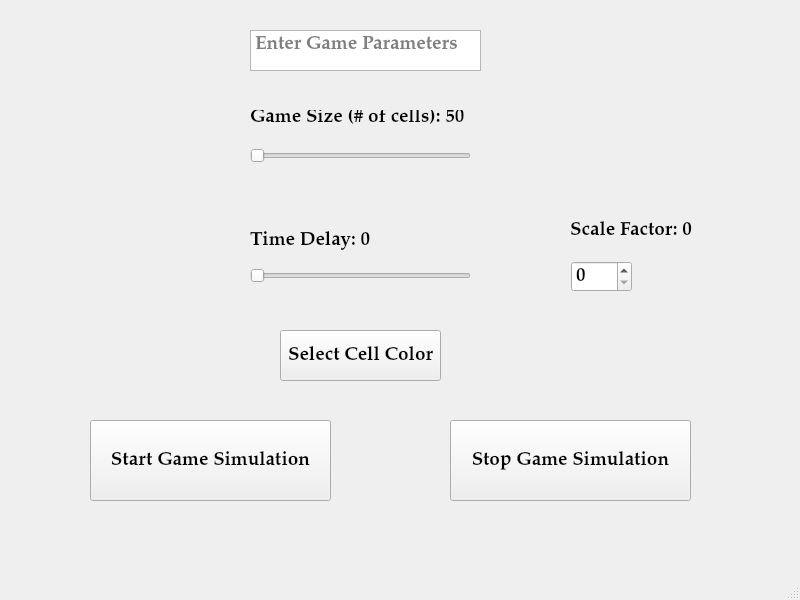
<?xml version="1.0" encoding="UTF-8"?>
<ui version="4.0">
 <class>MainWindow</class>
 <widget class="QMainWindow" name="MainWindow">
  <property name="geometry">
   <rect>
    <x>0</x>
    <y>0</y>
    <width>800</width>
    <height>600</height>
   </rect>
  </property>
  <property name="font">
   <font>
    <family>Palatino Linotype</family>
    <pointsize>14</pointsize>
    <weight>75</weight>
    <bold>true</bold>
   </font>
  </property>
  <property name="windowTitle">
   <string>MainWindow</string>
  </property>
  <property name="accessibleName">
   <string/>
  </property>
  <widget class="QWidget" name="centralwidget">
   <widget class="QPushButton" name="StartPushButton">
    <property name="geometry">
     <rect>
      <x>90</x>
      <y>420</y>
      <width>241</width>
      <height>81</height>
     </rect>
    </property>
    <property name="text">
     <string>Start Game Simulation</string>
    </property>
   </widget>
   <widget class="QSlider" name="GameSizeHorizontalSlider">
    <property name="geometry">
     <rect>
      <x>250</x>
      <y>140</y>
      <width>221</width>
      <height>31</height>
     </rect>
    </property>
    <property name="toolTip">
     <string>&lt;html&gt;&lt;head/&gt;&lt;body&gt;&lt;p&gt;&lt;br/&gt;&lt;/p&gt;&lt;/body&gt;&lt;/html&gt;</string>
    </property>
    <property name="minimum">
     <number>40</number>
    </property>
    <property name="maximum">
     <number>40</number>
    </property>
    <property name="singleStep">
     <number>1</number>
    </property>
    <property name="sliderPosition">
     <number>40</number>
    </property>
    <property name="orientation">
     <enum>Qt::Horizontal</enum>
    </property>
    <property name="invertedControls">
     <bool>false</bool>
    </property>
   </widget>
   <widget class="QLabel" name="sliderLabel">
    <property name="geometry">
     <rect>
      <x>250</x>
      <y>110</y>
      <width>251</width>
      <height>16</height>
     </rect>
    </property>
    <property name="text">
     <string>Game Size (# of cells): 50</string>
    </property>
   </widget>
   <widget class="QTextEdit" name="GuideTextEdit">
    <property name="geometry">
     <rect>
      <x>250</x>
      <y>30</y>
      <width>231</width>
      <height>41</height>
     </rect>
    </property>
    <property name="placeholderText">
     <string>Enter Game Parameters</string>
    </property>
   </widget>
   <widget class="QLabel" name="spinBoxLabel">
    <property name="geometry">
     <rect>
      <x>570</x>
      <y>220</y>
      <width>151</width>
      <height>21</height>
     </rect>
    </property>
    <property name="text">
     <string>Scale Factor: 0</string>
    </property>
   </widget>
   <widget class="QPushButton" name="colorPushButton">
    <property name="geometry">
     <rect>
      <x>280</x>
      <y>330</y>
      <width>161</width>
      <height>51</height>
     </rect>
    </property>
    <property name="text">
     <string>Select Cell Color</string>
    </property>
   </widget>
   <widget class="QSlider" name="timeDelaySlider">
    <property name="geometry">
     <rect>
      <x>250</x>
      <y>260</y>
      <width>221</width>
      <height>31</height>
     </rect>
    </property>
    <property name="toolTip">
     <string>&lt;html&gt;&lt;head/&gt;&lt;body&gt;&lt;p&gt;&lt;br/&gt;&lt;/p&gt;&lt;/body&gt;&lt;/html&gt;</string>
    </property>
    <property name="minimum">
     <number>40</number>
    </property>
    <property name="maximum">
     <number>40</number>
    </property>
    <property name="singleStep">
     <number>1</number>
    </property>
    <property name="sliderPosition">
     <number>40</number>
    </property>
    <property name="orientation">
     <enum>Qt::Horizontal</enum>
    </property>
    <property name="invertedControls">
     <bool>false</bool>
    </property>
   </widget>
   <widget class="QSpinBox" name="cellSizeSpinBox">
    <property name="geometry">
     <rect>
      <x>571</x>
      <y>261</y>
      <width>61</width>
      <height>31</height>
     </rect>
    </property>
   </widget>
   <widget class="QLabel" name="timeDelayLabel">
    <property name="geometry">
     <rect>
      <x>250</x>
      <y>230</y>
      <width>151</width>
      <height>21</height>
     </rect>
    </property>
    <property name="text">
     <string>Time Delay: 0</string>
    </property>
   </widget>
   <widget class="QPushButton" name="StartPushButton_2">
    <property name="geometry">
     <rect>
      <x>450</x>
      <y>420</y>
      <width>241</width>
      <height>81</height>
     </rect>
    </property>
    <property name="text">
     <string>Stop Game Simulation</string>
    </property>
   </widget>
  </widget>
  <widget class="QMenuBar" name="menubar">
   <property name="geometry">
    <rect>
     <x>0</x>
     <y>0</y>
     <width>800</width>
     <height>32</height>
    </rect>
   </property>
  </widget>
  <widget class="QStatusBar" name="statusbar"/>
 </widget>
 <resources/>
 <connections/>
</ui>
